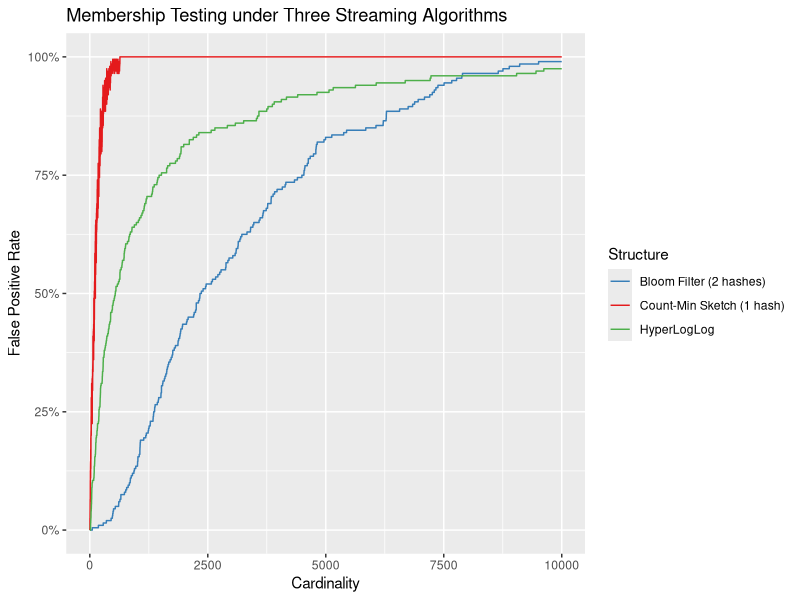

This figure's R source:
# We compare the false positive rates of
# - Bloom filters
# - Count-Min sketches
# - HyperLogLogs
# for membership testing.
#
# https://github.com/echen/streaming-simulations/wiki/Membership-Testing%3A-Bloom-Filter-vs.-Count-Min-Sketch-vs.-HyperLogLog

library(ggplot2)
library(scales)

#######################################
# STEP 1. Read in the simulated data. #
#######################################

# Each Bloom filter is of size 4096 bits, and uses 200 trials to estimate the
# FP rate.
d = read.csv("data/bf_cms_hll_membership.tsv",
  sep = "\t",
  header = F,
  col.names = c("cardinality", "fp_rate", "Structure"))

############################
# STEP 2. Plot everything. #
############################

base =
  qplot(cardinality, fp_rate, data = d, geom = "line",
    colour = Structure,
    xlab = "Cardinality", ylab = "False Positive Rate",
    main = "Membership Testing under Three Streaming Algorithms")
colors = scale_colour_manual(values = c("#377EB8", "#E41A1C", "#4DAF4A"))

base + colors + scale_y_continuous(labels = percent)
